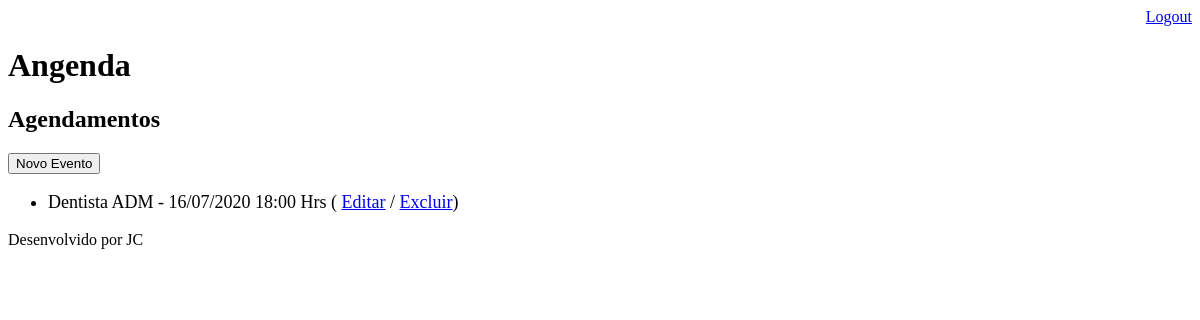
Page /agenda/ (signed in) on the earlier database version.
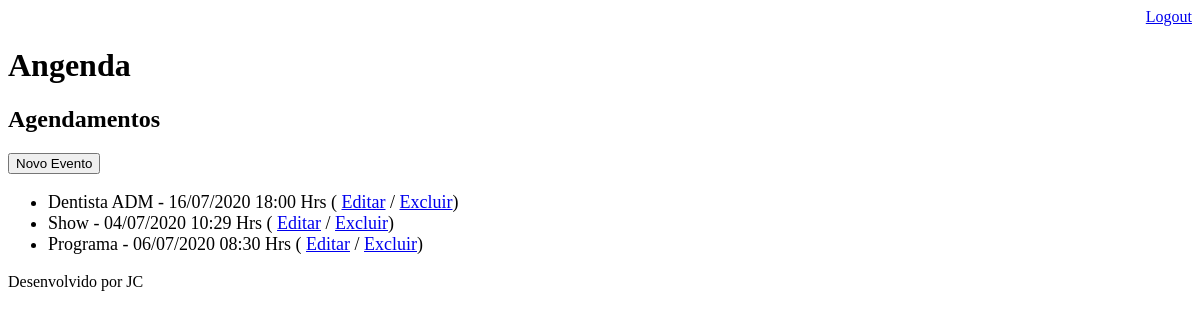
Same page on the later database version.
### core/models.py (models this page shows, shortened)
class Evento(models.Model):
    titulo = models.CharField(max_length=100)
    descricao = models.TextField(blank=True, null=True)
    data_evento = models.DateTimeField(verbose_name='Data do Evento')
    data_criacao = models.DateTimeField(verbose_name='Data da Criação', auto_now=True)
    usuario = models.ForeignKey(User, on_delete=models.CASCADE)
    class Meta:
        db_table = 'evento'
    def get_data_evento(self):
        return self.data_evento.strftime('%d/%m/%Y %H:%M Hrs')

### core/views.py (the view)
# urls.py: path('agenda/', views.lista_eventos),
@login_required(login_url='/login/')
def lista_eventos(request):
    usuario = request.user
    evento = Evento.objects.filter(usuario=usuario)
    dados = {'eventos':evento}
    return render(request, 'agenda.html', dados)

### templates/agenda.html
{% extends "model-page.html" %}
{% block content %}
    <h2>Agendamentos</h2>
    <a href="evento/">
        <button type="button">Novo Evento</button>
    </a>
    <ul style="font-size: 18px">
        {% for evento in eventos %}
            <li>
                {{ evento.titulo }} - {{ evento.get_data_evento }}
                ( <a href="evento/?id={{ evento.id }}">Editar</a> /
                <a href="evento/delete/{{ evento.id }}">Excluir</a>)
            </li>
        {% endfor %}
    </ul>
{% endblock %}

### templates/model-page.html
<!DOCTYPE html>
<html lang="en">
<head>
    {% include "model-header.html" %}
</head>
<body>
    {% block content %} {% endblock %}
    {% include "model-footer.html" %}
</body>
</html>

### templates/model-header.html (shortened to what this page needs)
<div align="right">
    <a href="/logout">Logout</a>
</div>
<h1>Angenda</h1>

### templates/model-footer.html
<p>Desenvolvido por JC</p>

Differences in the rows shown:
added Evento: titulo "Show", get_data_evento "04/07/2020 10:29 Hrs"
added Evento: titulo "Programa", get_data_evento "06/07/2020 08:30 Hrs"
